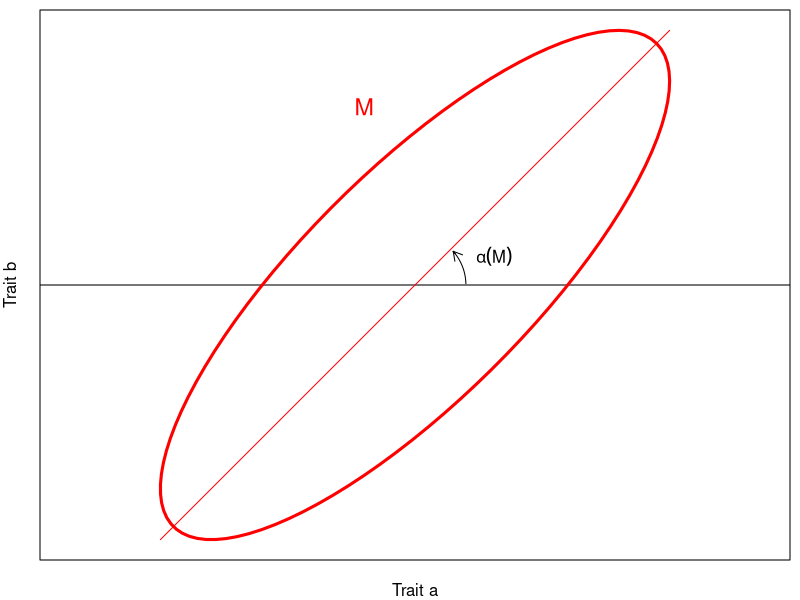

This chart was generated by the following R code:
fig.width  <- 4
fig.height <- 4

col.M <- "red"

pdf("figures/fig_methsup1.pdf", width=fig.width, height=fig.height)
	par(mar=c(2,2,0.5,0.5))
	plot(NULL, xlim=c(-1,1), ylim=c(-1,1), xaxt="n", yaxt="n", xlab="Trait a", ylab="Trait b", asp=1, mgp=c(1,1,1))
	
	abline(h=0)
	
	lines(ellipse::ellipse(0.8, scale=c(1, 1), t=1), col=col.M, lwd=3)
	text(-0.2, 0.7, "M", col=col.M, cex=1.4)
	arrows(x0=-1, y0=-1, x1=1, y1=1, length=0, col=col.M)
	
	circ <- ellipse::ellipse(0, scale=c(0.2, 0.2), t=1)
	circ <- circ[circ[,1] > 0.2*sqrt(2)/2 & circ[,2] > 0,]
	lines(circ)
	arrows(x0=circ[nrow(circ)-1,1],x1=circ[nrow(circ),1],y0=circ[nrow(circ)-1,2],y1=circ[nrow(circ),2], length=0.1)
	text(0.2,0.1,expression(alpha(M)), pos=4)

dev.off()
